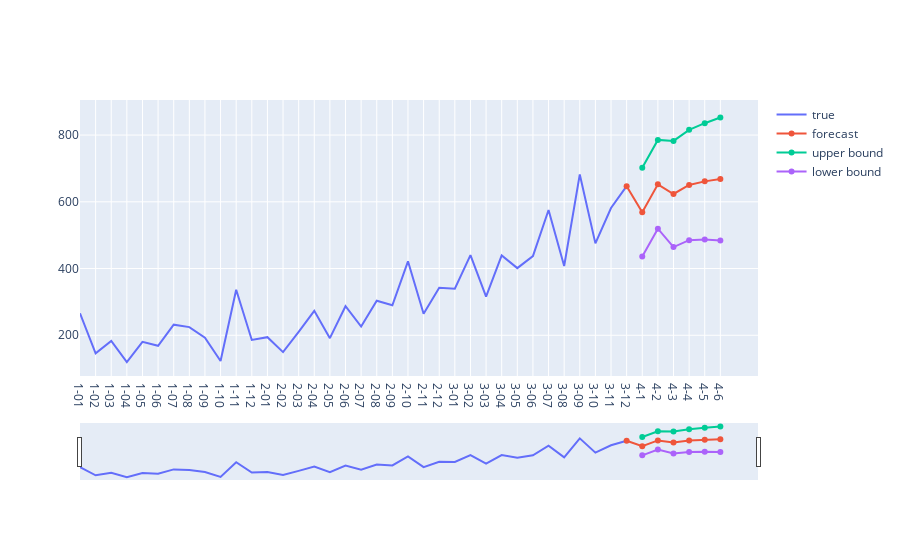

Notebook code cell kept with this figure:
### Code cell
fig= go.Figure(go.Scatter(name='true', x=df_shampoo['Month'], y=df_shampoo['Sales']))
fig.add_trace(go.Scatter(name='forecast', x=df_sales_F['Month'],y=df_sales_F['Sales']))
fig.add_trace(go.Scatter(name='upper bound', x= df_forecast['Month'],y=df_forecast['upper']))
fig.add_trace(go.Scatter(name='lower bound', x= df_forecast['Month'],y=df_forecast['lower']))

fig.update_xaxes(rangeslider_visible=True)
fig.show()

### Figure 1 — Plotly figure (JSON) as saved in the notebook; plotly's stock layout.template omitted (floating-point values rounded to 4 significant figures)
{"data": [{"name": "true", "type": "scatter", "x": ["1-01", "1-02", "1-03", "1-04", "1-05", "1-06", "1-07", "1-08", "1-09", "1-10", "1-11", "1-12", "2-01", "2-02", "2-03", "2-04", "2-05", "2-06", "2-07", "2-08", "2-09", "2-10", "2-11", "2-12", "3-01", "3-02", "3-03", "3-04", "3-05", "3-06", "3-07", "3-08", "3-09", "3-10", "3-11", "3-12"], "y": [266, 145.9, 183.1, 119.3, 180.3, 168.5, 231.8, 224.5, 192.8, 122.9, 336.5, 185.9, 194.3, 149.5, 210.1, 273.3, 191.4, 287, 226, 303.6, 289.9, 421.6, 264.5, 342.3, 339.7, 440.4, 315.9, 439.3, 401.3, 437.4, 575.5, 407.6, 682, 475.3, 581.3, 646.9]}, {"name": "forecast", "type": "scatter", "x": ["3-12", "4-1", "4-2", "4-3", "4-4", "4-5", "4-6"], "y": [646.9, 568.9, 652.5, 623.4, 650.4, 661.2, 668.1]}, {"name": "upper bound", "type": "scatter", "x": ["4-1", "4-2", "4-3", "4-4", "4-5", "4-6"], "y": [701.9, 785.5, 782.5, 815.7, 835.5, 852.5]}, {"name": "lower bound", "type": "scatter", "x": ["4-1", "4-2", "4-3", "4-4", "4-5", "4-6"], "y": [436.0, 519.5, 464.2, 485.1, 486.9, 483.7]}], "layout": {"xaxis": {"rangeslider": {"visible": true}}}}
